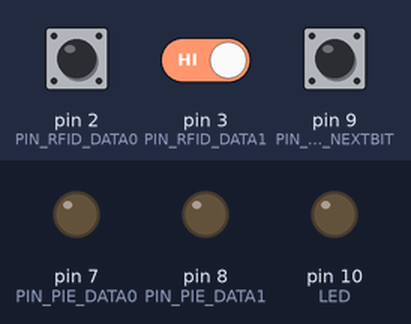
The sketch below on a simulated Arduino Uno, built with avr-gcc and run on an emulated ATmega328P. Parts: output pins drawn as LEDs (lit = HIGH). The inputs (shaded band) are chosen by the test bench; at power-on: pin 2 (PIN_RFID_DATA0) HIGH, pin 3 (PIN_RFID_DATA1) HIGH, pin 9 (PIN_PIE_NEXTBIT) LOW. What the sketch prints to the serial monitor is not drawn.

Above: at 1.2 s.
1.3 s: pin 2 (PIN_RFID_DATA0) driven LOW
At 2.2 s:
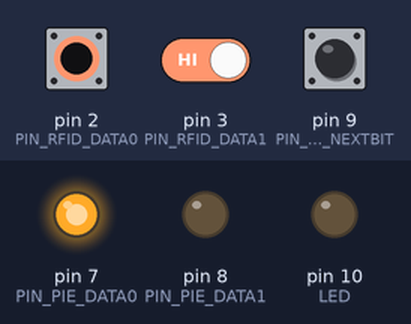
2.8 s: pin 3 (PIN_RFID_DATA1) driven LOW
At 3.3 s:
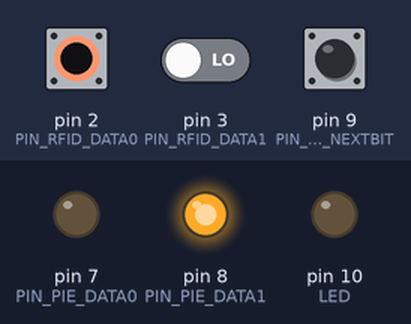
4.3 s: pin 9 (PIN_PIE_NEXTBIT) pulled HIGH for 0.15 s
At 5.4 s:
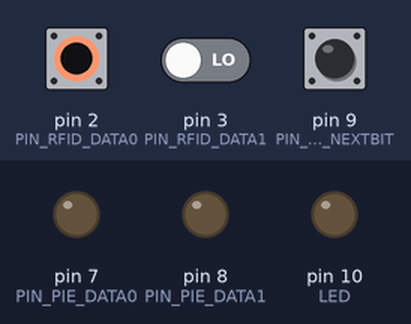
5.9 s: pin 2 (PIN_RFID_DATA0) pulsed HIGH 2 times (0.12 s each, 0.3 s apart)
At 6.5 s:
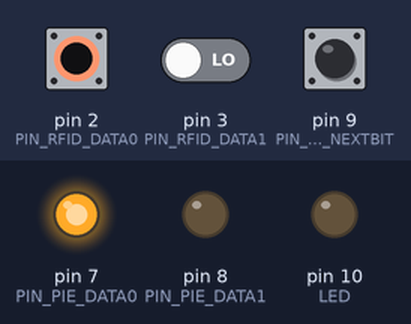
8.0 s: pin 9 (PIN_PIE_NEXTBIT) pulled HIGH for 1 s
At 9.4 s:
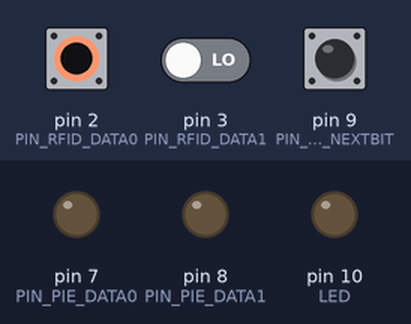
Timing chart, 0 to 11.0 s (numbered marks = the images above; inputs shaded):
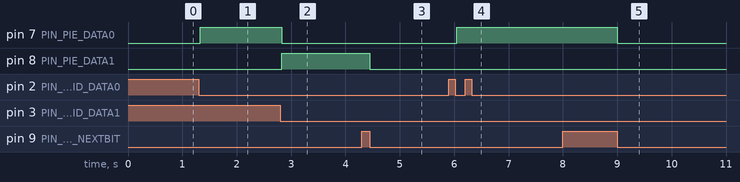

Measured:
- after the input at 1.3 s, pin 7 (PIN_PIE_DATA0): LOW → HIGH at once
- after the input at 2.8 s, pin 7 (PIN_PIE_DATA0): HIGH → LOW at once; pin 8 (PIN_PIE_DATA1): LOW → HIGH at once
- after the input at 4.3 s, pin 8 (PIN_PIE_DATA1): HIGH → LOW after 0.15 s
- after the input at 5.9 s, pin 7 (PIN_PIE_DATA0): LOW → HIGH after 0.15 s
- after the input at 8.0 s, pin 7 (PIN_PIE_DATA0): HIGH → LOW after 1.0 s

The sketch:

RFID-SlowReader.ino
```cpp
/*
 *  RFID Reader to Slow Reader
 *
 *  The standard Weigand protocol is too fast for a Raspberry Pi to
 *  reliably get data. Thus we'll capture a read here on the Arduino
 *  then slowly send the data to the Raspberry Pi.
 *
 */
#define PIN_RFID_DATA0 2            //From the RFID Reader (Green)
#define PIN_RFID_DATA1 3            //From the RFID Reader (White)

#define PIN_PIE_DATA0 7             //From the RPi (data0)
#define PIN_PIE_DATA1 8             //From the RPi (data1)
#define PIN_PIE_NEXTBIT 9           //From the RPi (ACK PIN)


#define MAX_BITS 50                 // max number of bits (only need 26 or 35 for our cards)
#define WEIGAND_WAIT_TIME  3000      // time to wait for another weigand pulse.

unsigned char databits[MAX_BITS];    // stores all of the data bits
unsigned char lastcard[MAX_BITS];    // copy of the last card read bits
unsigned char bitCount;              // number of bits currently captured
unsigned char lastcardBitCount;      // total number of bits in the last card read
unsigned char lastcardCurrentBit;    // how many bits of the last card have been read

unsigned char flagDone;              // goes low when data is currently being captured
unsigned int weigand_counter;        // countdown until we assume there are no more bits


// interrupt that happens when INTO goes low (0 bit)
void ISR_INT0()
{
  //Serial.print("0");   // uncomment this line to display raw binary
  bitCount++;
  flagDone = 0;
  weigand_counter = WEIGAND_WAIT_TIME;

}

// interrupt that happens when INT1 goes low (1 bit)
void ISR_INT1()
{
  //Serial.print("1");   // uncomment this line to display raw binary
  databits[bitCount] = 1;
  bitCount++;
  flagDone = 0;
  weigand_counter = WEIGAND_WAIT_TIME;
}

// interrupt that happens when INT1 goes low (1 bit)
void ISR_READ_REMOTE_BIT()
{
  Serial.print(".");   // uncomment this line to display raw binary
  setNextReadBit();
}

void setup()
{
  pinMode(10, OUTPUT);  // LED
  pinMode(PIN_RFID_DATA0, INPUT);     // DATA0 (INT0)
  pinMode(PIN_RFID_DATA1, INPUT);     // DATA1 (INT1)

  pinMode(PIN_PIE_DATA0, OUTPUT);     // Sending data to the Raspberry Pi
  pinMode(PIN_PIE_DATA1, OUTPUT);     // Sending data to the Raspberry Pi
  digitalWrite(PIN_PIE_DATA0, LOW);
  digitalWrite(PIN_PIE_DATA0, LOW);

  pinMode(PIN_PIE_NEXTBIT, INPUT);

  // binds the ISR functions to the falling edge of INTO and INT1
  attachInterrupt(0, ISR_INT0, FALLING);
  attachInterrupt(1, ISR_INT1, FALLING);

  Serial.begin(115200);
  Serial.println("Setup Finished. Lets read some RFID cards.");

  weigand_counter = WEIGAND_WAIT_TIME;
}

void loop()
{
  // This waits to make sure that there have been no more data pulses before processing data
  if (!flagDone) {
    if (--weigand_counter == 0){
      flagDone = 1;
      Serial.println("Done Reading Flag");
    }
  }

  // Check if the Raspberry PI Ack Pin is high
  // If so, wait and then set the next bit of the RFID
  if (digitalRead(PIN_PIE_NEXTBIT)){
    while (digitalRead(PIN_PIE_NEXTBIT)){
      delay(2);
    }
    setNextReadBit();
  }


  // Reading RFID from tag
  // If we have some bits and hit the time out, then process the bits
  if (bitCount > 0 && flagDone) {

    Serial.print("Read ");
    Serial.print(bitCount);
    Serial.print(" bits. ");

    copyBitsToLastCard();

     // cleanup and get ready for the next card
     bitCount = 0;
     for (int i=0; i<MAX_BITS; i++)
     {
       databits[i] = 0;
     }

     //Serial.println("Cleared Bits");
  }
}


// Sets the next bits for the Raspberry Pi to read from us
// When we hit the of the RFID bits, both lines will go low
void setNextReadBit(){
  if (lastcardBitCount == lastcardCurrentBit) {
    digitalWrite(PIN_PIE_DATA0, LOW);
    digitalWrite(PIN_PIE_DATA1, LOW);

    // Might not need to clear bit, but lets keep this consistent for now
    for (int i=0; i<MAX_BITS; i++) {
       lastcard[i] = 0;
    }
    Serial.println("All Bits Read");
    return;
  }

  if (lastcard[lastcardCurrentBit] == 0){
     digitalWrite(PIN_PIE_DATA0, HIGH);
     digitalWrite(PIN_PIE_DATA1, LOW);
  } else {
     digitalWrite(PIN_PIE_DATA0, LOW);
     digitalWrite(PIN_PIE_DATA1, HIGH);
  }

  Serial.print("+");
  lastcardCurrentBit++;
}


// Utility function to copy read RFID bits to another array for the Raspberry PI
void copyBitsToLastCard()
{

     lastcardBitCount = bitCount;
     for (int i=0; i<bitCount; i++)
     {
       lastcard[i] = databits[i];
     }

     lastcardCurrentBit = 0;
     setNextReadBit();
}
```
